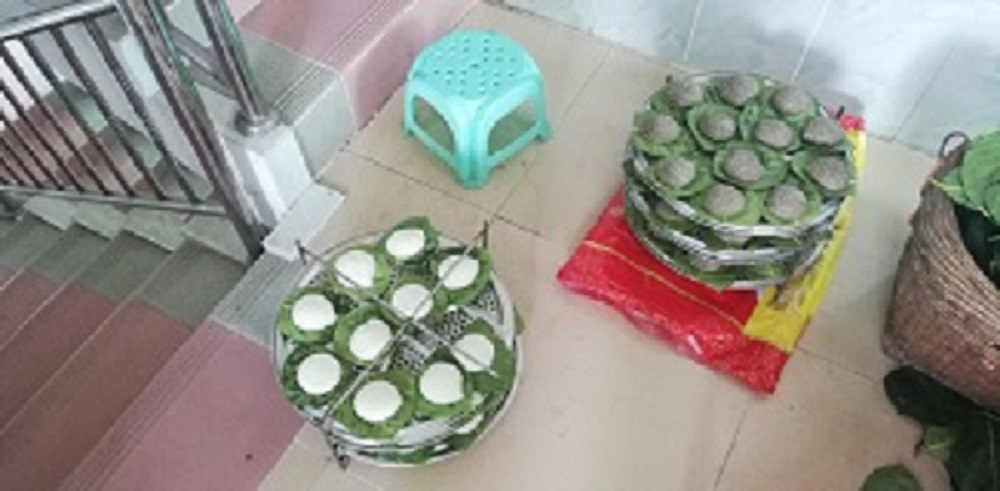
#> input picture img_source/food.jpg, 1000 x 491 px
$ python contours_counting.py --image ../../img_source/food.jpg
#> lines starting #> are read from the running program, lines starting #| are printed output that depends on the picture; after the words box and inside, x2 and y2 are one past the last pixel; in counts of white or black regions, pixels touching at a corner belong together
import numpy as np
import argparse
import cv2

ap = argparse.ArgumentParser()
ap.add_argument("-i", "--image", required = True,
help = "Path to the image")
args = vars(ap.parse_args())

image = cv2.imread(args["image"])
#> image is the input picture: shape (491, 1000, 3); mean B, G, R 137.3, 144.4, 148
gray = cv2.cvtColor(image, cv2.COLOR_BGR2GRAY)
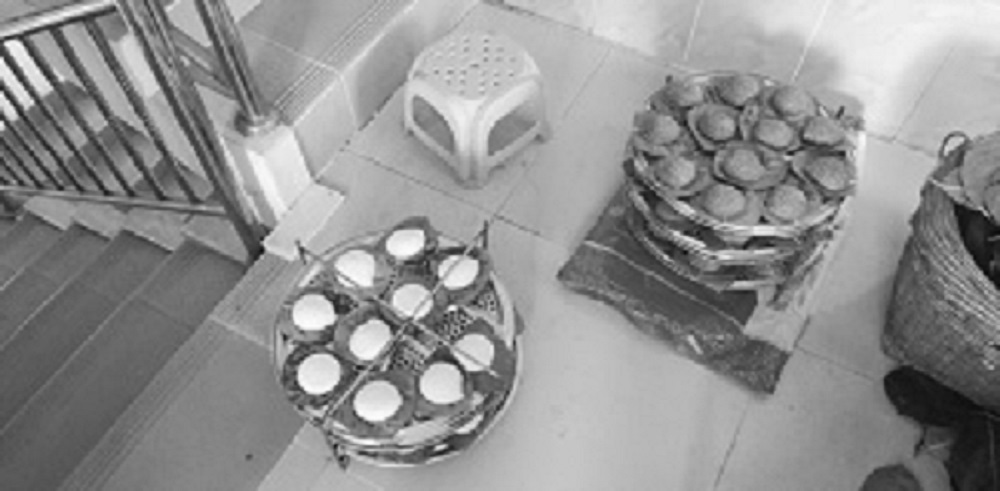
#> gray: shape (491, 1000); min 9, max 253, mean 144.7
blurred = cv2.GaussianBlur(gray, (11, 11), 0)
cv2.imshow("Image", image)

edged = cv2.Canny(blurred, 30, 150)
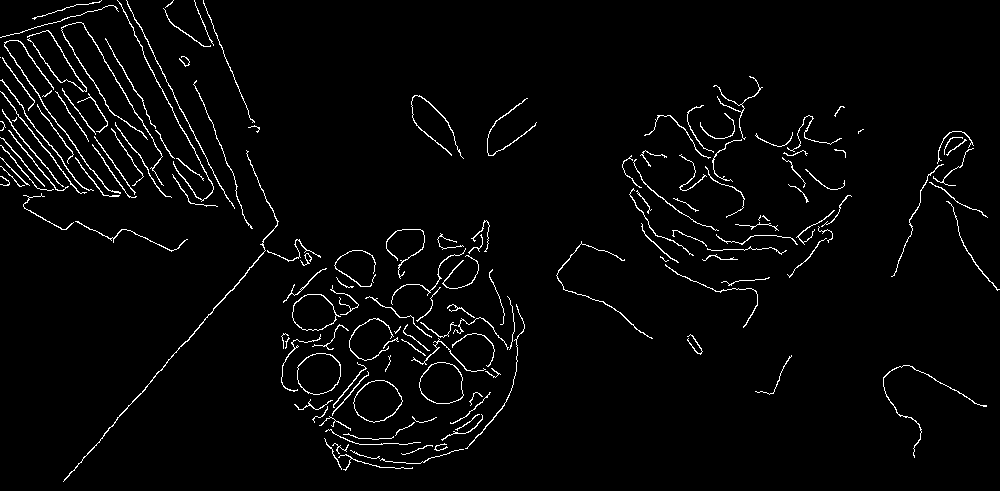
#> edged: shape (491, 1000); 2.8% white in thin lines or dots
cv2.imshow("Edges", edged)

cnts, _ = cv2.findContours(edged.copy(), cv2.RETR_EXTERNAL,
cv2.CHAIN_APPROX_SIMPLE)
#> cnts = 152 contours, 84 with area under 20; largest, box (x1, y1, x2, y2) and area: (353, 380, 403, 423) 1490, (419, 362, 464, 404) 1432, (297, 353, 341, 395) 1416, (292, 294, 341, 331) 1237, (63, 150, 279, 482) 180

print("I count {} coins in this image".format(len(cnts)))
#| I count 152 coins in this image

coins = image.copy()
cv2.drawContours(coins, cnts, -1, (0, 255, 0), 2)
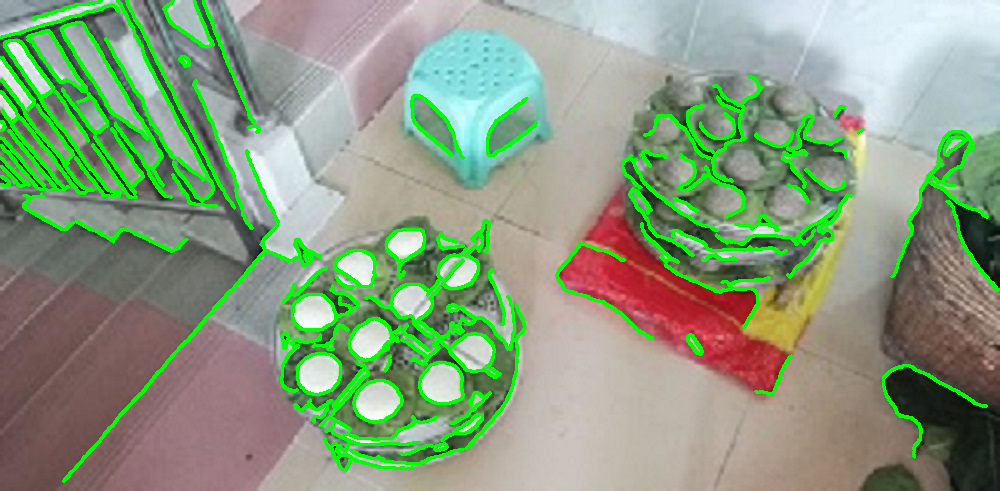
#> coins: shape (491, 1000, 3); 9.06% of pixels changed, all inside (x1, y1, x2, y2) = (0, 0, 1000, 483)
cv2.imshow("Coins", coins)
cv2.waitKey(0)
